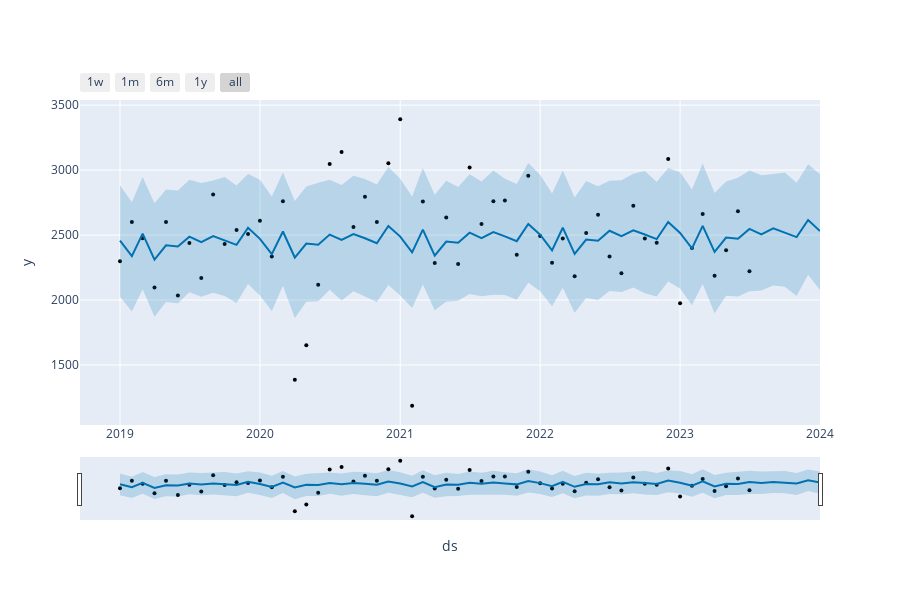

The notebook cell this image was saved under:
### Code cell
#PRIMER MODELO CON HIPERPARAMETROS TUNNED

model_1 = Prophet(changepoint_prior_scale=best_params[0][1],
               seasonality_prior_scale=best_params[1][1]).fit(df)
future = model_1.make_future_dataframe(periods=6,freq="MS")
forecast = model_1.predict(future)
#fig1 = model_1.plot(forecast)
#fig2 = model_1.plot_components(forecast)
plot_plotly(model_1, forecast)
#plot_components_plotly(model_1, forecast)
df_cv = cross_validation(model_1,horizon=horizon_var,cutoffs=cutoffs)
df_p = performance_metrics(df_cv)

df_p
